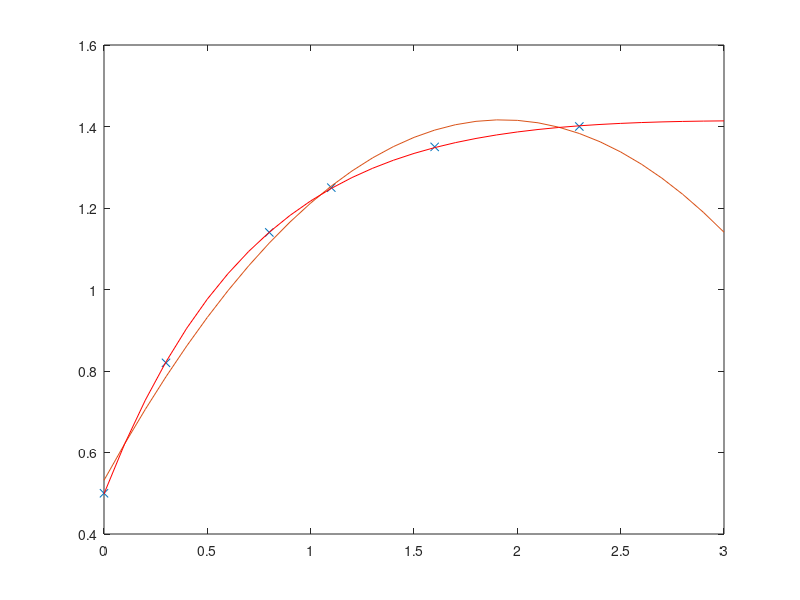

Reproduce this figure in MATLAB.
%% Assume we have the following data
t=[0 .3 .8 1.1 1.6 2.3]';
y=[.5 .82 1.14 1.25 1.35 1.4]';
plot(t,y,'x')
%% Polynomial fit:
A=[ones(size(t)) t t.*t];
A1=[ones(size(t)) exp(-t) t.*exp(-t)];

c=A\y
c1=A1\y
%% Evaluate at equally spaced point and plot
T=(0:.1:3)';
Y1=[ones(size(T)) exp(-T) T.*exp(-T)]*c1;
Y=[ones(size(T)) T T.*T]*c
hold on
plot(T,Y);
hold on
plot(T,Y1,'r');
figure(gcf)
